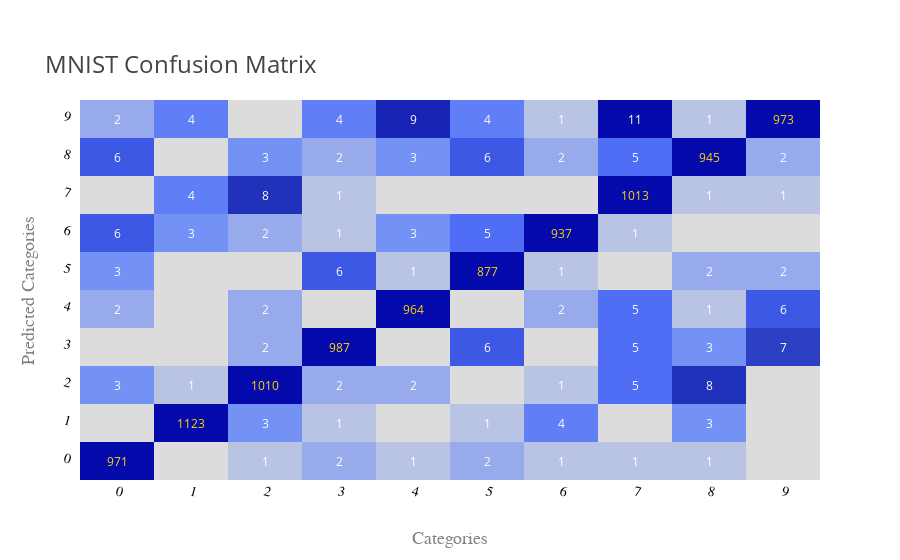

Write notebook code for a chart like this one.
### Markdown cell above
### Confusion Matrix

### Code cell
predict = np.argmax(model.predict(x_test), axis=1)
confusion = tf.math.confusion_matrix(y_test, predict)

zero_diag = np.copy(confusion.numpy())
np.fill_diagonal(zero_diag, 0)
max_error = zero_diag.max()

fig = ff.create_annotated_heatmap(
    z=confusion.numpy(),
    x=list(range(10)),
    y=list(range(10)),
    colorscale='Blues',
    reversescale=True,
    zmin=0,
    zmax=max_error,
    annotation_text=[['' if x == 0 else x for x in row]
                     for row in confusion.numpy().tolist()],
    font_colors=['white', 'gold'],
)
fig.layout.update({
    'title': {
        'text': 'MNIST Confusion Matrix',
        'x': 0.05,
        'y': 0.90,
    },
    'titlefont': {
            'size': 24
    },
    'xaxis': {
        'side': 'bottom',
        'tickangle': 15,
        'tickfont': tick_font,
        'title': 'Categories',
        'titlefont': axis_font,
    },
    'yaxis': {
        'tickangle': 15,
        'tickfont': tick_font,
        'title': 'Predicted Categories',
        'titlefont': axis_font,
    },
})
iplot(fig, 'MNIST Confusion Matrix')

### Figure 1 — Plotly figure (JSON) as saved in the notebook; plotly's stock layout.template omitted (floating-point values rounded to 4 significant figures)
{"data": [{"colorscale": "Blues", "reversescale": true, "showscale": false, "type": "heatmap", "uid": "9ff761fb-8b33-46e4-95e5-e25ffd9c0c8a", "x": [0, 1, 2, 3, 4, 5, 6, 7, 8, 9], "y": [0, 1, 2, 3, 4, 5, 6, 7, 8, 9], "z": [[971, 0, 1, 2, 1, 2, 1, 1, 1, 0], [0, 1123, 3, 1, 0, 1, 4, 0, 3, 0], [3, 1, 1010, 2, 2, 0, 1, 5, 8, 0], [0, 0, 2, 987, 0, 6, 0, 5, 3, 7], [2, 0, 2, 0, 964, 0, 2, 5, 1, 6], [3, 0, 0, 6, 1, 877, 1, 0, 2, 2], [6, 3, 2, 1, 3, 5, 937, 1, 0, 0], [0, 4, 8, 1, 0, 0, 0, 1013, 1, 1], [6, 0, 3, 2, 3, 6, 2, 5, 945, 2], [2, 4, 0, 4, 9, 4, 1, 11, 1, 973]], "zmax": 11, "zmin": 0}], "layout": {"annotations": [{"font": {"color": "gold"}, "showarrow": false, "text": "971", "x": 0, "xref": "x", "y": 0, "yref": "y"}, {"font": {"color": "white"}, "showarrow": false, "text": "", "x": 1, "xref": "x", "y": 0, "yref": "y"}, {"font": {"color": "white"}, "showarrow": false, "text": "1", "x": 2, "xref": "x", "y": 0, "yref": "y"}, {"font": {"color": "white"}, "showarrow": false, "text": "2", "x": 3, "xref": "x", "y": 0, "yref": "y"}, {"font": {"color": "white"}, "showarrow": false, "text": "1", "x": 4, "xref": "x", "y": 0, "yref": "y"}, {"font": {"color": "white"}, "showarrow": false, "text": "2", "x": 5, "xref": "x", "y": 0, "yref": "y"}, {"font": {"color": "white"}, "showarrow": false, "text": "1", "x": 6, "xref": "x", "y": 0, "yref": "y"}, {"font": {"color": "white"}, "showarrow": false, "text": "1", "x": 7, "xref": "x", "y": 0, "yref": "y"}, {"font": {"color": "white"}, "showarrow": false, "text": "1", "x": 8, "xref": "x", "y": 0, "yref": "y"}, {"font": {"color": "white"}, "showarrow": false, "text": "", "x": 9, "xref": "x", "y": 0, "yref": "y"}, {"font": {"color": "white"}, "showarrow": false, "text": "", "x": 0, "xref": "x", "y": 1, "yref": "y"}, {"font": {"color": "gold"}, "showarrow": false, "text": "1123", "x": 1, "xref": "x", "y": 1, "yref": "y"}, {"font": {"color": "white"}, "showarrow": false, "text": "3", "x": 2, "xref": "x", "y": 1, "yref": "y"}, {"font": {"color": "white"}, "showarrow": false, "text": "1", "x": 3, "xref": "x", "y": 1, "yref": "y"}, {"font": {"color": "white"}, "showarrow": false, "text": "", "x": 4, "xref": "x", "y": 1, "yref": "y"}, {"font": {"color": "white"}, "showarrow": false, "text": "1", "x": 5, "xref": "x", "y": 1, "yref": "y"}, {"font": {"color": "white"}, "showarrow": false, "text": "4", "x": 6, "xref": "x", "y": 1, "yref": "y"}, {"font": {"color": "white"}, "showarrow": false, "text": "", "x": 7, "xref": "x", "y": 1, "yref": "y"}, {"font": {"color": "white"}, "showarrow": false, "text": "3", "x": 8, "xref": "x", "y": 1, "yref": "y"}, {"font": {"color": "white"}, "showarrow": false, "text": "", "x": 9, "xref": "x", "y": 1, "yref": "y"}, {"font": {"color": "white"}, "showarrow": false, "text": "3", "x": 0, "xref": "x", "y": 2, "yref": "y"}, {"font": {"color": "white"}, "showarrow": false, "text": "1", "x": 1, "xref": "x", "y": 2, "yref": "y"}, {"font": {"color": "gold"}, "showarrow": false, "text": "1010", "x": 2, "xref": "x", "y": 2, "yref": "y"}, {"font": {"color": "white"}, "showarrow": false, "text": "2", "x": 3, "xref": "x", "y": 2, "yref": "y"}, {"font": {"color": "white"}, "showarrow": false, "text": "2", "x": 4, "xref": "x", "y": 2, "yref": "y"}, {"font": {"color": "white"}, "showarrow": false, "text": "", "x": 5, "xref": "x", "y": 2, "yref": "y"}, {"font": {"color": "white"}, "showarrow": false, "text": "1", "x": 6, "xref": "x", "y": 2, "yref": "y"}, {"font": {"color": "white"}, "showarrow": false, "text": "5", "x": 7, "xref": "x", "y": 2, "yref": "y"}, {"font": {"color": "white"}, "showarrow": false, "text": "8", "x": 8, "xref": "x", "y": 2, "yref": "y"}, {"font": {"color": "white"}, "showarrow": false, "text": "", "x": 9, "xref": "x", "y": 2, "yref": "y"}, {"font": {"color": "white"}, "showarrow": false, "text": "", "x": 0, "xref": "x", "y": 3, "yref": "y"}, {"font": {"color": "white"}, "showarrow": false, "text": "", "x": 1, "xref": "x", "y": 3, "yref": "y"}, {"font": {"color": "white"}, "showarrow": false, "text": "2", "x": 2, "xref": "x", "y": 3, "yref": "y"}, {"font": {"color": "gold"}, "showarrow": false, "text": "987", "x": 3, "xref": "x", "y": 3, "yref": "y"}, {"font": {"color": "white"}, "showarrow": false, "text": "", "x": 4, "xref": "x", "y": 3, "yref": "y"}, {"font": {"color": "white"}, "showarrow": false, "text": "6", "x": 5, "xref": "x", "y": 3, "yref": "y"}, {"font": {"color": "white"}, "showarrow": false, "text": "", "x": 6, "xref": "x", "y": 3, "yref": "y"}, {"font": {"color": "white"}, "showarrow": false, "text": "5", "x": 7, "xref": "x", "y": 3, "yref": "y"}, {"font": {"color": "white"}, "showarrow": false, "text": "3", "x": 8, "xref": "x", "y": 3, "yref": "y"}, {"font": {"color": "white"}, "showarrow": false, "text": "7", "x": 9, "xref": "x", "y": 3, "yref": "y"}, {"font": {"color": "white"}, "showarrow": false, "text": "2", "x": 0, "xref": "x", "y": 4, "yref": "y"}, {"font": {"color": "white"}, "showarrow": false, "text": "", "x": 1, "xref": "x", "y": 4, "yref": "y"}, {"font": {"color": "white"}, "showarrow": false, "text": "2", "x": 2, "xref": "x", "y": 4, "yref": "y"}, {"font": {"color": "white"}, "showarrow": false, "text": "", "x": 3, "xref": "x", "y": 4, "yref": "y"}, {"font": {"color": "gold"}, "showarrow": false, "text": "964", "x": 4, "xref": "x", "y": 4, "yref": "y"}, {"font": {"color": "white"}, "showarrow": false, "text": "", "x": 5, "xref": "x", "y": 4, "yref": "y"}, {"font": {"color": "white"}, "showarrow": false, "text": "2", "x": 6, "xref": "x", "y": 4, "yref": "y"}, {"font": {"color": "white"}, "showarrow": false, "text": "5", "x": 7, "xref": "x", "y": 4, "yref": "y"}, {"font": {"color": "white"}, "showarrow": false, "text": "1", "x": 8, "xref": "x", "y": 4, "yref": "y"}, {"font": {"color": "white"}, "showarrow": false, "text": "6", "x": 9, "xref": "x", "y": 4, "yref": "y"}, {"font": {"color": "white"}, "showarrow": false, "text": "3", "x": 0, "xref": "x", "y": 5, "yref": "y"}, {"font": {"color": "white"}, "showarrow": false, "text": "", "x": 1, "xref": "x", "y": 5, "yref": "y"}, {"font": {"color": "white"}, "showarrow": false, "text": "", "x": 2, "xref": "x", "y": 5, "yref": "y"}, {"font": {"color": "white"}, "showarrow": false, "text": "6", "x": 3, "xref": "x", "y": 5, "yref": "y"}, {"font": {"color": "white"}, "showarrow": false, "text": "1", "x": 4, "xref": "x", "y": 5, "yref": "y"}, {"font": {"color": "gold"}, "showarrow": false, "text": "877", "x": 5, "xref": "x", "y": 5, "yref": "y"}, {"font": {"color": "white"}, "showarrow": false, "text": "1", "x": 6, "xref": "x", "y": 5, "yref": "y"}, {"font": {"color": "white"}, "showarrow": false, "text": "", "x": 7, "xref": "x", "y": 5, "yref": "y"}, {"font": {"color": "white"}, "showarrow": false, "text": "2", "x": 8, "xref": "x", "y": 5, "yref": "y"}, {"font": {"color": "white"}, "showarrow": false, "text": "2", "x": 9, "xref": "x", "y": 5, "yref": "y"}, {"font": {"color": "white"}, "showarrow": false, "text": "6", "x": 0, "xref": "x", "y": 6, "yref": "y"}, {"font": {"color": "white"}, "showarrow": false, "text": "3", "x": 1, "xref": "x", "y": 6, "yref": "y"}, {"font": {"color": "white"}, "showarrow": false, "text": "2", "x": 2, "xref": "x", "y": 6, "yref": "y"}, {"font": {"color": "white"}, "showarrow": false, "text": "1", "x": 3, "xref": "x", "y": 6, "yref": "y"}, {"font": {"color": "white"}, "showarrow": false, "text": "3", "x": 4, "xref": "x", "y": 6, "yref": "y"}, {"font": {"color": "white"}, "showarrow": false, "text": "5", "x": 5, "xref": "x", "y": 6, "yref": "y"}, {"font": {"color": "gold"}, "showarrow": false, "text": "937", "x": 6, "xref": "x", "y": 6, "yref": "y"}, {"font": {"color": "white"}, "showarrow": false, "text": "1", "x": 7, "xref": "x", "y": 6, "yref": "y"}, {"font": {"color": "white"}, "showarrow": false, "text": "", "x": 8, "xref": "x", "y": 6, "yref": "y"}, {"font": {"color": "white"}, "showarrow": false, "text": "", "x": 9, "xref": "x", "y": 6, "yref": "y"}, {"font": {"color": "white"}, "showarrow": false, "text": "", "x": 0, "xref": "x", "y": 7, "yref": "y"}, {"font": {"color": "white"}, "showarrow": false, "text": "4", "x": 1, "xref": "x", "y": 7, "yref": "y"}, {"font": {"color": "white"}, "showarrow": false, "text": "8", "x": 2, "xref": "x", "y": 7, "yref": "y"}, {"font": {"color": "white"}, "showarrow": false, "text": "1", "x": 3, "xref": "x", "y": 7, "yref": "y"}, {"font": {"color": "white"}, "showarrow": false, "text": "", "x": 4, "xref": "x", "y": 7, "yref": "y"}, {"font": {"color": "white"}, "showarrow": false, "text": "", "x": 5, "xref": "x", "y": 7, "yref": "y"}, {"font": {"color": "white"}, "showarrow": false, "text": "", "x": 6, "xref": "x", "y": 7, "yref": "y"}, {"font": {"color": "gold"}, "showarrow": false, "text": "1013", "x": 7, "xref": "x", "y": 7, "yref": "y"}, {"font": {"color": "white"}, "showarrow": false, "text": "1", "x": 8, "xref": "x", "y": 7, "yref": "y"}, {"font": {"color": "white"}, "showarrow": false, "text": "1", "x": 9, "xref": "x", "y": 7, "yref": "y"}, {"font": {"color": "white"}, "showarrow": false, "text": "6", "x": 0, "xref": "x", "y": 8, "yref": "y"}, {"font": {"color": "white"}, "showarrow": false, "text": "", "x": 1, "xref": "x", "y": 8, "yref": "y"}, {"font": {"color": "white"}, "showarrow": false, "text": "3", "x": 2, "xref": "x", "y": 8, "yref": "y"}, {"font": {"color": "white"}, "showarrow": false, "text": "2", "x": 3, "xref": "x", "y": 8, "yref": "y"}, {"font": {"color": "white"}, "showarrow": false, "text": "3", "x": 4, "xref": "x", "y": 8, "yref": "y"}, {"font": {"color": "white"}, "showarrow": false, "text": "6", "x": 5, "xref": "x", "y": 8, "yref": "y"}, {"font": {"color": "white"}, "showarrow": false, "text": "2", "x": 6, "xref": "x", "y": 8, "yref": "y"}, {"font": {"color": "white"}, "showarrow": false, "text": "5", "x": 7, "xref": "x", "y": 8, "yref": "y"}, {"font": {"color": "gold"}, "showarrow": false, "text": "945", "x": 8, "xref": "x", "y": 8, "yref": "y"}, {"font": {"color": "white"}, "showarrow": false, "text": "2", "x": 9, "xref": "x", "y": 8, "yref": "y"}, {"font": {"color": "white"}, "showarrow": false, "text": "2", "x": 0, "xref": "x", "y": 9, "yref": "y"}, {"font": {"color": "white"}, "showarrow": false, "text": "4", "x": 1, "xref": "x", "y": 9, "yref": "y"}, {"font": {"color": "white"}, "showarrow": false, "text": "", "x": 2, "xref": "x", "y": 9, "yref": "y"}, {"font": {"color": "white"}, "showarrow": false, "text": "4", "x": 3, "xref": "x", "y": 9, "yref": "y"}, {"font": {"color": "white"}, "showarrow": false, "text": "9", "x": 4, "xref": "x", "y": 9, "yref": "y"}, {"font": {"color": "white"}, "showarrow": false, "text": "4", "x": 5, "xref": "x", "y": 9, "yref": "y"}, {"font": {"color": "white"}, "showarrow": false, "text": "1", "x": 6, "xref": "x", "y": 9, "yref": "y"}, {"font": {"color": "white"}, "showarrow": false, "text": "11", "x": 7, "xref": "x", "y": 9, "yref": "y"}, {"font": {"color": "white"}, "showarrow": false, "text": "1", "x": 8, "xref": "x", "y": 9, "yref": "y"}, {"font": {"color": "gold"}, "showarrow": false, "text": "973", "x": 9, "xref": "x", "y": 9, "yref": "y"}], "autosize": true, "title": {"font": {"size": 24}, "text": "MNIST Confusion Matrix", "x": 0.05, "y": 0.9}, "xaxis": {"autorange": true, "dtick": 1, "gridcolor": "rgb(0, 0, 0)", "range": [-0.5, 9.5], "side": "bottom", "tickangle": 15, "tickfont": {"color": "black", "family": "Old Standard TT, serif", "size": 14}, "ticks": "", "title": {"font": {"color": "gray", "family": "Arial, sans-serif", "size": 18}, "text": "Categories"}, "type": "linear"}, "yaxis": {"autorange": true, "dtick": 1, "range": [-0.5, 9.5], "tickangle": 15, "tickfont": {"color": "black", "family": "Old Standard TT, serif", "size": 14}, "ticks": "", "ticksuffix": "  ", "title": {"font": {"color": "gray", "family": "Arial, sans-serif", "size": 18}, "text": "Predicted Categories"}, "type": "linear"}}}
